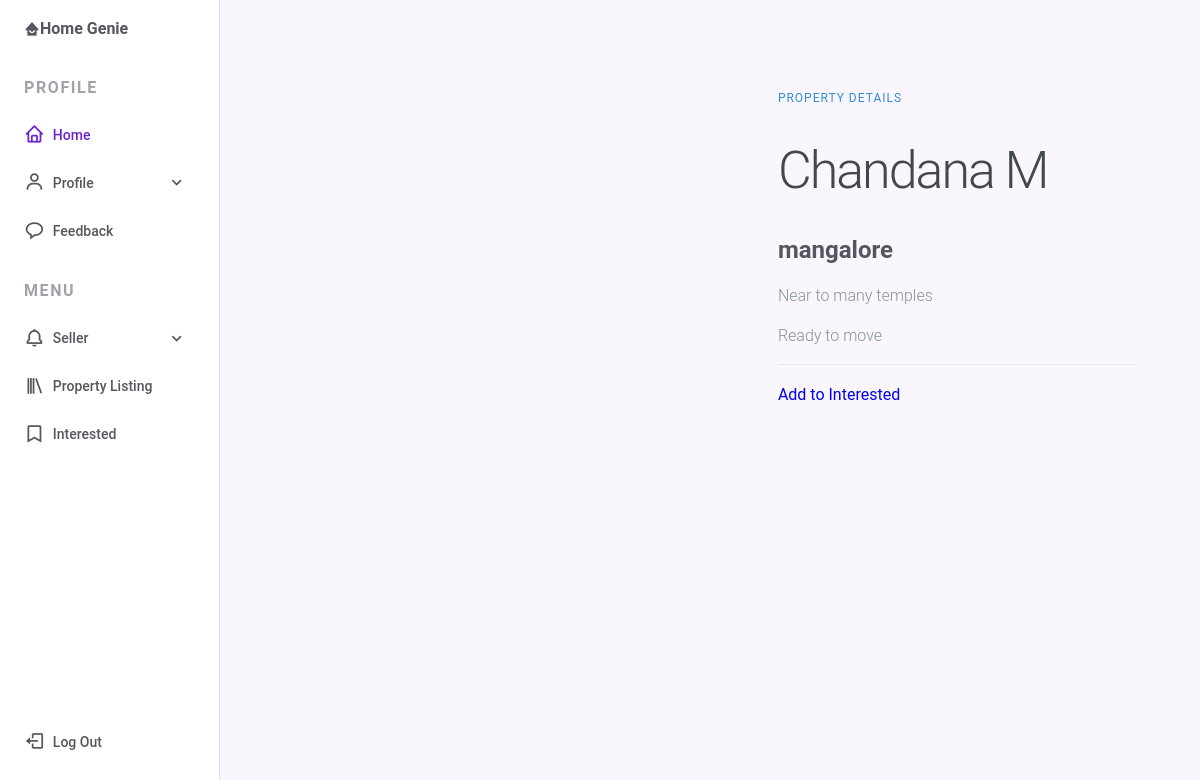
The page /pageview.php?property_id=5 (signed in) on the database its author committed.
### tables this page shows
CREATE TABLE `property` (
  `property_id` int(25) NOT NULL,
  `user_id` varchar(15) NOT NULL,
  `admin_id` varchar(15) NOT NULL,
  `seller_name` varchar(25) NOT NULL,
  `city` varchar(25) NOT NULL,
  `type_of_property` varchar(25) NOT NULL,
  `no_of_bedroom` varchar(20) NOT NULL,
  `no_of_bathroom` varchar(20) NOT NULL,
  `other_rooms` varchar(20) NOT NULL,
  `balconies` varchar(20) NOT NULL,
  `parking` varchar(20) NOT NULL,
  `total_no_of_floor` varchar(20) NOT NULL,
  `floor_no` varchar(20) NOT NULL,
  `availability_status` varchar(20) NOT NULL,
  `age_of_property` varchar(20) NOT NULL,
  `images` varchar(300) NOT NULL,
  `special_prop1` longtext NOT NULL,
  `MobileNo` varchar(100) NOT NULL,
  `SIZE_OF_PROPERTY` varchar(100) NOT NULL,
  `COST_OF_THE_PROPERTY` varchar(100) NOT NULL
);

### pageview.php (the view, shortened to what this page needs)
<?php
$conn=new mysqli("localhost","root","","realestate");
if(isset($_GET['property_id']))
 {
  $property_id=$_GET['property_id'];
$sql = "SELECT * from property WHERE property_id='$property_id'";
$result = mysqli_query($conn , $sql);
if(mysqli_num_rows($result)>0)
{
while($row = mysqli_fetch_assoc($result))
{
$seller_name=$row['seller_name'];
$availability_status=$row['availability_status'];
$city=$row['city'];
$special_prop1=$row['special_prop1'];
}
}
}
?>
<html>
<head>
  <head>
        <link rel="stylesheet" href="https://cdn.jsdelivr.net/npm/boxicons@latest/css/boxicons.min.css">
        <link rel="stylesheet" href="assets1/css/styles.css">
</head>
<body>
  <div class="nav" id="navbar">
            <nav class="nav__container">
                <div>
                    <a href="userdash.php" class="nav__link nav__logo">
                       <i class='bx bxs-home-smile'></i>
                        <span class="nav__logo-name">Home Genie</span>
                    </a>
                    <div class="nav__list">
                        <div class="nav__items">
                            <h3 class="nav__subtitle">Profile</h3>
                            <a href="userdashboard.php" class="nav__link active">
                                <i class='bx bx-home nav__icon' ></i>
                                <span class="nav__name">Home</span>
                            </a>
                            <div class="nav__dropdown">
                                <a href="userviewprofile.php" class="nav__link">
                                    <i class='bx bx-user nav__icon' ></i>
                                    <span class="nav__name">Profile</span>
                                    <i class='bx bx-chevron-down nav__icon nav__dropdown-icon'></i>
                                </a>
                            </div>
                            <a href="feed.php" class="nav__link">
                                <i class='bx bx-message-rounded nav__icon' ></i>
                                <span class="nav__name">Feedback</span>
                            </a>
                        </div>
                        <div class="nav__items">
                            <h3 class="nav__subtitle">Menu</h3>
                            <div class="nav__dropdown">
                                <a href="#" class="nav__link">
                                    <i class='bx bx-bell nav__icon' ></i>
                                    <span class="nav__name">Seller</span>
                                    <i class='bx bx-chevron-down nav__icon nav__dropdown-icon'></i>
                                </a>
                            </div>
                            <a href="cart.php" class="nav__link">
                                <i class='bx bx-library nav__icon' ></i>
                                <span class="nav__name">Property Listing</span>
                            </a>
                            <a href="#" class="nav__link">
                                <i class='bx bx-bookmark nav__icon' ></i>
                                <span class="nav__name">Interested</span>
                            </a>
                        </div>
                    </div>
                </div>
                <a href="home.html" class="nav__link nav__logout">
                    <i class='bx bx-log-out nav__icon' ></i>
                    <span class="nav__name">Log Out</span>
                </a>
            </nav>
        </div>
 <form action="#" method="post" id="" enctype="multipart/form-data">
<main class="container">
  <div class="left-column">
  </div>
  <div class="right-column">
    <div class="product-description">
      <span>Property details</span>
      <h1><?php  echo $seller_name?></h1>
      <h2><?php  echo $city?></h2>
     <p><?php  echo $special_prop1?></p>
     <p> <?php  echo $availability_status?></p>
    </div>
    <div class="product-price">
      <a href="#" class="cart-btn">Add to Interested</a>
    </div>
  </div>
</main>
</form>
</body>
</html>

### assets1/css/styles.css (style rules this page uses)
:root { --header-height: 3.5rem; --nav-width: 219px; --first-color: #6923D0; --first-color-light: #F4F0FA; --title-color: #19181B; --text-color: #58555E; --text-color-light: #A5A1AA; --body-color: #F9F6FD; --container-color: #FFFFFF; --body-font: 'Poppins', sans-serif; --normal-font-size: .938rem; --small-font-size: .75rem; --smaller-font-size: .75rem; --font-medium: 500; --font-semi-bold: 600; --z-fixed: 100; }
@media screen and (min-width: 1024px) { :root { --normal-font-size: 1rem; --small-font-size: .875rem; --smaller-font-size: .813rem; } }
body { margin: var(--header-height) 0 0 0; padding: 1rem 1rem 0; font-family: var(--body-font); font-size: var(--normal-font-size); background-color: var(--body-color); color: var(--text-color); }
h3 { margin: 0; }
a { text-decoration: none; }
.nav { position: fixed; top: 0; left: -100%; height: 100vh; padding: 1rem 1rem 0; background-color: var(--container-color); box-shadow: 1px 0 0 rgba(22, 8, 43, 0.1); z-index: var(--z-fixed); transition: .4s; }
.nav__container { height: 100%; display: flex; flex-direction: column; justify-content: space-between; padding-bottom: 3rem; overflow: auto; scrollbar-width: none; }
.nav__logo { font-weight: var(--font-semi-bold); margin-bottom: 2.5rem; }
.nav__list, .nav__items { display: grid; }
.nav__list { row-gap: 2.5rem; }
.nav__items { row-gap: 1.5rem; }
.nav__subtitle { font-size: var(--normal-font-size); text-transform: uppercase; letter-spacing: .1rem; color: var(--text-color-light); }
.nav__link { display: flex; align-items: center; color: var(--text-color); }
.nav__icon { font-size: 1.2rem; margin-right: .5rem; }
.nav__name { font-size: var(--small-font-size); font-weight: var(--font-medium); white-space: nowrap; }
.nav__logout { margin-top: 5rem; }
.nav__dropdown { overflow: hidden; max-height: 21px; transition: .4s ease-in-out; }
.nav__dropdown-icon { margin-left: auto; transition: .4s; }
.active { color: var(--first-color); }
@media screen and (min-width: 768px) { body { padding: 1rem 3rem 0 6rem; } }
@media screen and (min-width: 768px) { .nav { left: 0; padding: 1.2rem 1.5rem 0; width: 68px; } }
@media screen and (min-width: 768px) { .nav__items { row-gap: 1.7rem; } }
@media screen and (min-width: 768px) { .nav__icon { font-size: 1.3rem; } }
@media screen and (min-width: 768px) { .nav__logo-name, .nav__name, .nav__subtitle, .nav__dropdown-icon { opacity: 0; transition: .3s; } }

### pageview.php (style rules this page uses)
html, body { height: 100%; width: 100%; margin: 0; font-family: 'Roboto', sans-serif; }
.container { max-width: 1200px; margin: 0 auto; padding: 15px; display: flex; }
.left-column { width: 65%; position: relative; }
.right-column { width: 35%; margin-top: 60px; }
.product-description { border-bottom: 1px solid #E1E8EE; margin-bottom: 20px; }
.product-description span { font-size: 12px; color: #358ED7; letter-spacing: 1px; text-transform: uppercase; text-decoration: none; }
.product-description h1 { font-weight: 300; font-size: 52px; color: #43484D; letter-spacing: -2px; }
.product-description p { font-size: 16px; font-weight: 300; color: #86939E; line-height: 24px; }

### rows shown on the page
property: seller_name "Chandana M", city "mangalore", special_prop1 "Near to many temples", availability_status "Ready to move"
